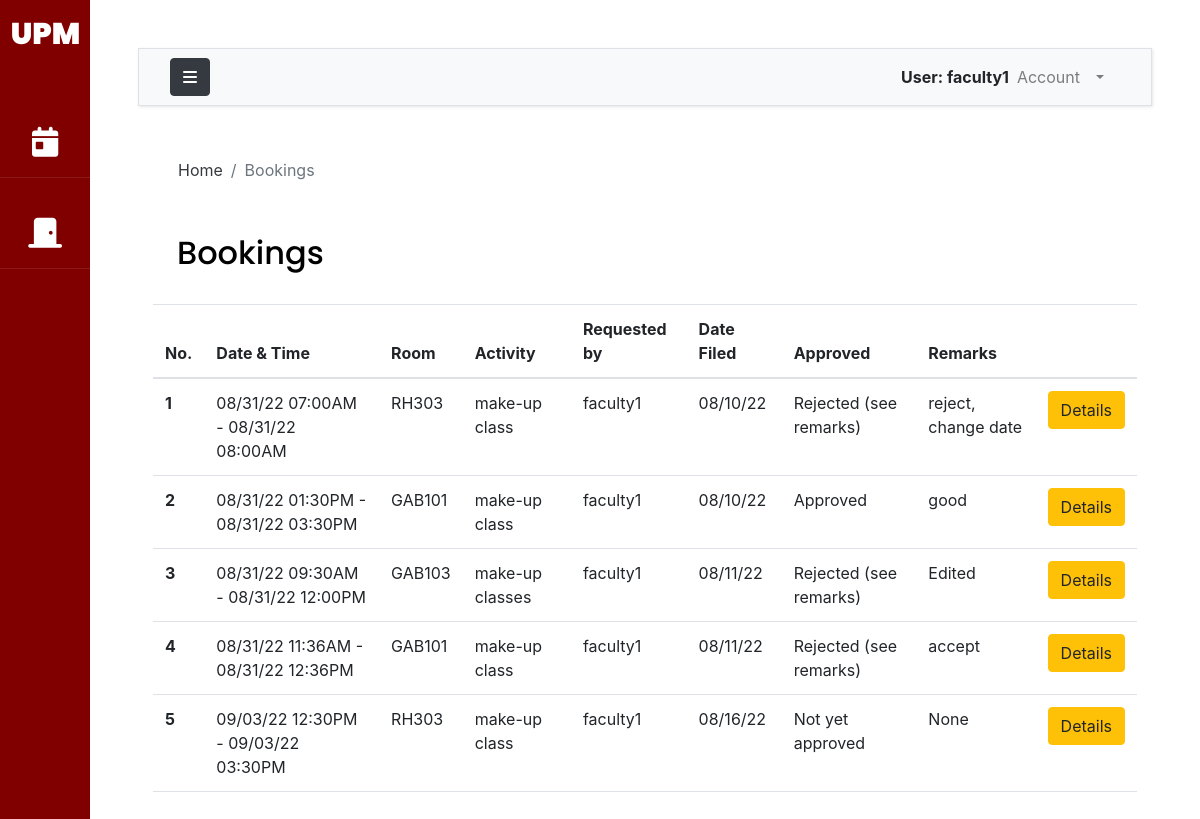
Page /booking/ (signed in) on the committed database.
### accounts/models.py (models this page shows, shortened)
class AuthUser(AbstractUser):
    FACULTY = 1
    STAFF = 2
    OCS = 3
    ADPD = 4
    AO = 5
    USER_TYPE_CHOICES = (
        (FACULTY, 'Faculty'),
        (STAFF, 'Staff'),
        (OCS, 'OCS'),
        (ADPD, 'ADPD'),
        (AO,'AO')
    )
    first_name = models.CharField(max_length=200)
    last_name = models.CharField(max_length=200)
    email = models.EmailField(unique=True, validators=[
        EmailValidator(allowlist=['up.edu.ph'])
    ])
    college = models.ForeignKey("UPM.College",on_delete=models.CASCADE,null=True,blank=True)
    department = models.ForeignKey("UPM.Department",on_delete=models.CASCADE,null=True,blank=True)
    user_type = models.PositiveSmallIntegerField(choices=USER_TYPE_CHOICES,null=True)
    def __str__(self):
        return self.username

### bookingapp/models.py (models this page shows, shortened)
class Booking(models.Model):
    room = models.ForeignKey(Room,on_delete=models.CASCADE,null=True)
    faculty =  models.ForeignKey(Faculty,on_delete=models.CASCADE,null=True,blank = True)
    approver =  models.ForeignKey(ADPD,on_delete=models.CASCADE,null=True,blank=True)
    booker = models.ForeignKey(AuthUser,on_delete=models.CASCADE,null=True,blank=True)
    dept_or_office = models.CharField(max_length=300,null=True,blank=True)
    organization = models.CharField(max_length=300,null=True,blank=True)
    subject = models.CharField(max_length=300, null=True,blank=True)
    activity = models.CharField(max_length=300,null=True)
    isApproved = models.BooleanField(null=True, blank = True)
    isEdited = models.BooleanField(null=True, blank = True)
    date_approved = models.DateField(null=True,blank=True)
    date_created = models.DateTimeField(auto_now_add=True,blank=True)
    start_time = models.DateTimeField(null=True)
    end_time = models.DateTimeField(null=True)
    numofstudents = models.IntegerField(null=True)
    equipment = models.TextField(null=True, blank=True)
    remarks = models.TextField(null=True, blank=True)

### UPM/models.py (models this page shows, shortened)
class Room(models.Model):
    TYPES = (
        (1,"Room"),
        (2,"Theatre"),
    )
    name = models.CharField(max_length=300,null=True, unique=True)
    slug = models.SlugField(null=True)
    room_type =models.PositiveSmallIntegerField(choices=TYPES,null=True)
    college = models.ForeignKey(College,on_delete=models.CASCADE,null=True)
    building = models.ForeignKey(Building, on_delete=models.CASCADE, null=True)
    capacity = models.IntegerField()
    def __str__(self):
        return self.name

### bookingapp/views.py (the view)
# urls.py: path('', views.viewBookings, name='viewBookings'),
@login_required(login_url='loginPage')
def viewBookings(request):
    if request.user.user_type == 1 or request.user.user_type == 2:
        bookings = Booking.objects.filter(booker=request.user)
    elif request.user.user_type == None:
        bookings = Booking.objects.all()
    else:
        college = request.user.college
        print(college)
        bookings = Booking.objects.filter(room__college=college)
    context={'bookings':bookings}
    return render(request, 'booking/booking.html',context)

### templates/booking/booking.html (shortened to what this page needs)
{% extends 'base.html' %}
{% load static %}
{% load crispy_forms_tags %}
{% block breadcrumb %}
<nav aria-label="breadcrumb">
  <ol class="breadcrumb mt-3 ms-4 bg-body">
    <li class="breadcrumb-item"><a href="{% url 'indexPage' %}" class="text-dark">Home</a></li>
    <li class="breadcrumb-item active" aria-current="page">Bookings</li>
  </ol>
</nav>
{% endblock breadcrumb %}
{% block content %}
<div class = "container-fluid">
    <h2 class="py-4 px-4">Bookings</h2>
    <table class="table">
        <thead>
          <tr>
            <th scope="col">No.</th>
            <th scope="col">Date & Time</th>
            <th scope="col">Room</th>
            <th scope="col">Activity</th>
            <th scope="col">Requested by</th>
            <th scope="col">Date Filed</th>
            <th scope="col">Approved</th>
            <th scope="col">Remarks</th>
            <th scope="col"></th>
          </tr>
        </thead>
        <tbody>
          {% for booking in bookings %}
          <tr>
            <th scope="row">{{forloop.counter}}</th>
            <td>{{booking.start_time|date:"m/d/y h:iA"}} - {{booking.end_time|date:"m/d/y h:iA"}}</td>
            <td>{{booking.room}}</td>
            <td>{{booking.activity}}</td>
            <td>{{booking.booker}}</td>
            <td>{{booking.date_created|date:"m/d/y"}}</td>
            {% if booking.isApproved == True %}
                <td>Approved</td>
            {% elif booking.isApproved == False %}
                <td>Rejected (see remarks)</td>
            {% else %}
                <td>Not yet approved</td>
            {% endif %}
            <td>{{booking.remarks}}</td>
            <td><a class='btn btn-warning ' href="{% url 'bookingDetails' booking.id%}"> Details</a></td>
          </tr>
          {% endfor %}
        </tbody>
      </table>
</div>
{% endblock content %}

### templates/base.html (shortened to what this page needs)
{% load static %}
{% load crispy_forms_tags %}
<!DOCTYPE html>
<html lang="en">
    <head>
        {% include 'css_modules.html' %}
    </head>
    <body>
        <div class="wrapper d-flex align-items-stretch">
            <nav id="sidebar" class="active">
                <h1><a href="{% url 'indexPage' %}" class="logo mt-2 pt-2">UPM</a></h1>
                <ul class="list-unstyled components mb-5">
                    <li>
                        <a href="{% url 'viewBookings' %}"><i class="fa-solid fa-calendar-day"></i> <span class="link_label ms-1"> Bookings</span></a>
                    </li>
                    {% if request.user.user_type == none %}
                    <li>
                        <a data-bs-toggle="collapse" href="#collapseOptions" role="button" aria-expanded="false" aria-controls="collapseOptions" id="clps"><i class="fa fa-cogs"></i> <span class="link_label">Administrator</span></a>
                        <div class="collapse" id="collapseOptions">
                            <a class='sub ms-4' href="{% url 'manageUsers' %}"><i class="sub fa fa-user"></i><span class="link_label ms-2">Manage Users</span></a>
                            <a class='sub ms-4' href="{% url 'manageCollege' %}"><i class="sub fa-solid fa-school"></i></i><span class="link_label">Manage Colleges</span></a>
                            <a class='sub ms-4' href="{% url 'manageRooms' %}"><i class="sub fa-solid fa-door-closed"></i><span class="link_label ms-1">Manage Rooms</span></a>
                            <a class='sub ms-4' href="{% url 'manageTerm' %}"><i class="sub fa fa-calendar"></i><span class="link_label ms-2">Manage Terms</span></a>
                        <div>
                    </li>
                    {% else %}
                        {% if request.user.user_type != none %}
                        <li>
                            <a href="{% url 'roomView' %}"><i class="fa-solid fa-door-closed"></i> <span class="link_label">View Rooms</span></a>
                        </li>
                       {% endif %}
                    {% endif %}
                </ul>
            </nav>
            <div id="content" class="p-4 p-md-5 bg-body">
                <nav class="navbar navbar-expand-lg navbar-light bg-light border">
                    <div class="container-fluid">
                        <button type="button" id="sidebarCollapse" class="btn btn-dark">
                            <i class="fa fa-bars"></i>
                        </button>
                        <div class="collapse navbar-collapse" id="navbarSupportedContent">
                            <ul class="nav navbar-nav ml-auto">
                                <span class="fw-bolder mt-2">User: {{request.user}}</span>
                                <li class="nav-item dropdown me-3 pe-3">
                                    <a class="nav-link dropdown-toggle" href="#" id="navbarDropdown" role="button" data-bs-toggle="dropdown" aria-expanded="false">
                                      Account
                                    </a>
                                </li>
                            </ul>
                        </div>
                    </div>
                </nav>
                <main>
                    <div class="app-title">
                        {% block breadcrumb %}
                        {% endblock breadcrumb %}
                    </div>
                    {% block content %}
                    {% endblock content %}
                </main>
            </div>
		</div>
    </body>
</html>

### rows in the picture
AuthUser: user "faculty1"
Booking: start_time "08/31/22 07:00AM", end_time "08/31/22 08:00AM", room "RH303", activity "make-up class", booker "faculty1", date_created "08/10/22", isApproved "Rejected (see remarks)", remarks "reject, change date"
Booking: start_time "08/31/22 01:30PM", end_time "08/31/22 03:30PM", room "GAB101", activity "make-up class", booker "faculty1", date_created "08/10/22", isApproved "Approved", remarks "good"
Booking: start_time "08/31/22 09:30AM", end_time "08/31/22 12:00PM", room "GAB103", activity "make-up classes", booker "faculty1", date_created "08/11/22", isApproved "Rejected (see remarks)", remarks "Edited"
Booking: start_time "08/31/22 11:36AM", end_time "08/31/22 12:36PM", room "GAB101", activity "make-up class", booker "faculty1", date_created "08/11/22", isApproved "Rejected (see remarks)", remarks "accept"
Booking: start_time "09/03/22 12:30PM", end_time "09/03/22 03:30PM", room "RH303", activity "make-up class", booker "faculty1", date_created "08/16/22", shows "Not yet approved", remarks "None"
